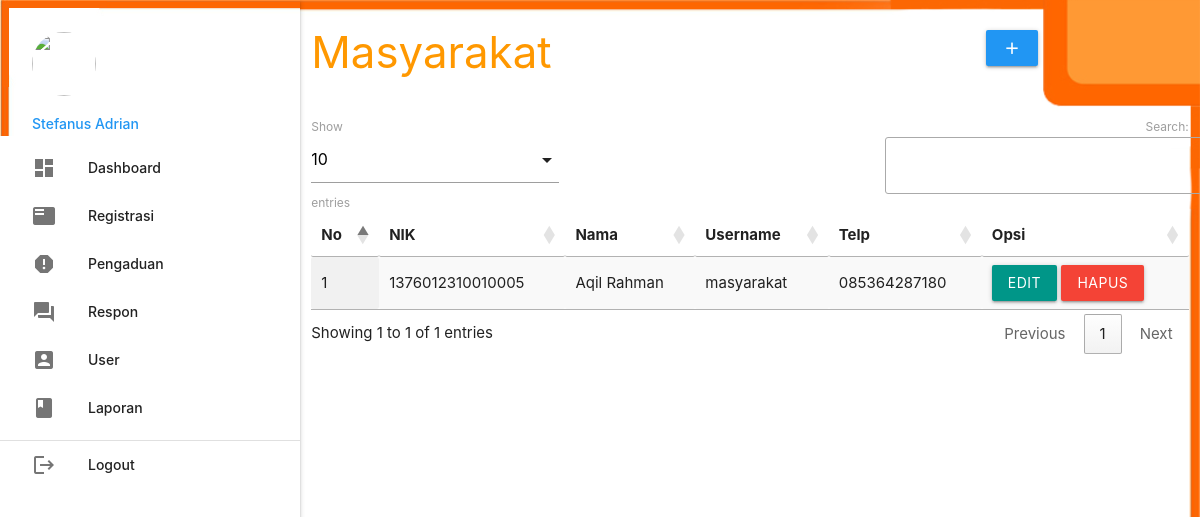
The app's page /admin/index.php?p=registrasi (signed in) with its own data.
### tables this page shows
CREATE TABLE `masyarakat` (
  `nik` varchar(16) NOT NULL,
  `nama` varchar(35) NOT NULL,
  `username` varchar(25) NOT NULL,
  `password` varchar(255) NOT NULL,
  `telp` varchar(13) NOT NULL
);

### admin/registrasi.php (the view, shortened to what this page needs)
       <div class="row">
         <div class="col s12 m9">
           <h3 class="orange-text">Masyarakat</h3>
         </div>
         <div class="col s12 m3">
           <div class="section"></div>
           <a class="waves-effect waves-light btn modal-trigger blue" href="#modal1"><i class="material-icons">add</i></a>
         </div>
       </div>
       <table id="example" class="display responsive-table" style="width:100%">
         <thead>
             <tr>
				<th>No</th>
				<th>NIK</th>
				<th>Nama</th>
				<th>Username</th>
				<th>Telp</th>
               	<th>Opsi</th>
             </tr>
         </thead>
         <tbody>
<?php
	$no=1;
	$query = mysqli_query($koneksi,"SELECT * FROM masyarakat ORDER BY nik ASC");
	while ($r=mysqli_fetch_assoc($query)) { ?>
	<tr>
		<td><?php echo $no++; ?></td>
		<td><?php echo $r['nik']; ?></td>
		<td><?php echo $r['nama']; ?></td>
		<td><?php echo $r['username']; ?></td>
		<td><?php echo $r['telp']; ?></td>
		<td><a class="btn teal modal-trigger" href="#regis_edit?nik=<?php echo $r['nik'] ?>">Edit</a> <a onclick="return confirm('Anda Yakin Ingin Menghapus Y/N')" class="btn red" href="index.php?p=regis_hapus&nik=<?php echo $r['nik'] ?>">Hapus</a></td>
	</tr>
           <?php  }
            ?>
         </tbody>
       </table>

### records on screen
masyarakat: nik "1376012310010005", nama "Aqil Rahman", username "masyarakat", telp "085364287180"

### other values on screen
$_SESSION['data']['nama_petugas'] "Stefanus Adrian"
